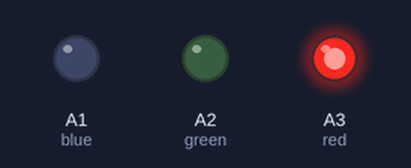
A program run on a simulated CircuitPython board. Parts: output pins drawn as LEDs (lit = HIGH).

Above: at 0.5 s.
At 1.5 s:
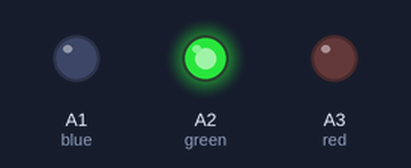
At 5.5 s:
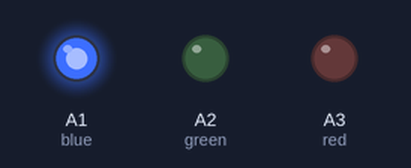
Timing chart, 0 to 6.9 s (numbered marks = the images above):
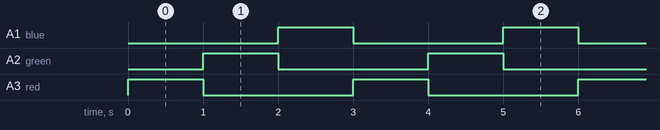

The program:

cp-rainbow.py
```python
import board
import time
from digitalio import DigitalInOut, Direction

red = DigitalInOut(board.A3)
green = DigitalInOut(board.A2)
blue = DigitalInOut(board.A1)


red.direction = Direction.OUTPUT
green.direction = Direction.OUTPUT
blue.direction = Direction.OUTPUT


while True:
    blue.value = False
    red.value = True
    time.sleep(1)
    red.value = False
    green.value = True
    time.sleep(1)
    green.value = False
    blue.value = True
    time.sleep(1)
```

Measured:
- by itself, A1 (blue), A2 (green), A3 (red): alternates HIGH for 1.0 s and LOW for 2.0 s
- by itself, everything shown: repeats every 3.0 s, in 3 steps
